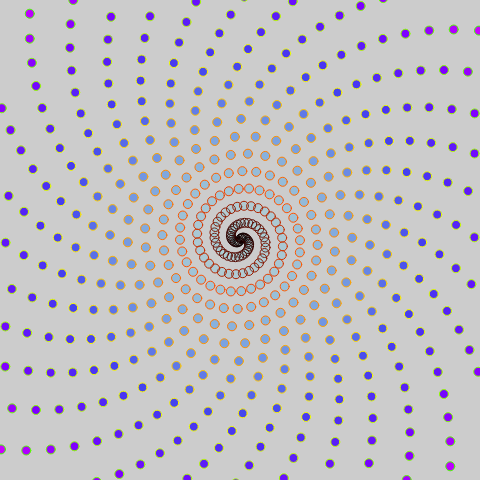
Frame 1 (no input)
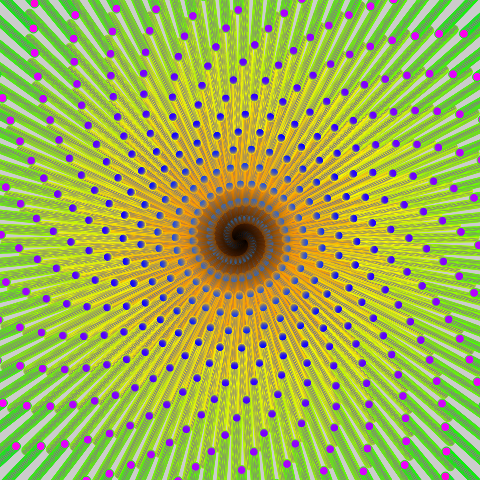
Frame 60 (no input)
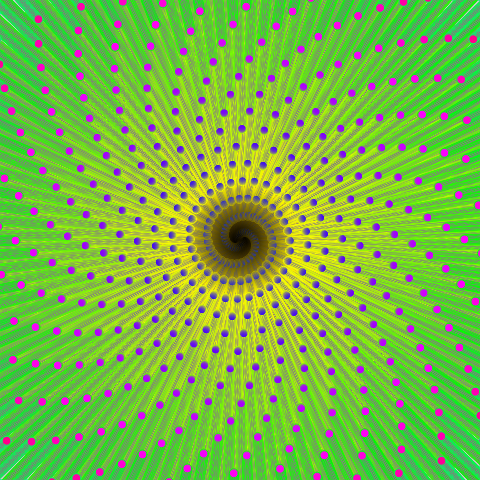
Frame 120 (the mouse pressed at the canvas centre since frame 60)

The p5.js sketch that drew these frames (run headless with seeded random() and noise() and a simulated clock; from frame 60 on, the mouse is pressed at the canvas centre):

// p5.js sketch
// ── sketch.js
// https://editor.p5js.org/jht9629-nyu/sketches/pAA4G44vg
// matt-parker-10_31-ColorDrain
// https://github.com/madparker/-p5t/blob/main/%23p5t/ArtSketch/10_31_2020/ColorDrain/ColorDrain.pde
// #p5t/ArtSketch/10_31_2020/ColorDrain/ColorDrain.pde

let f = 0, x, y, n = 480, i, s, r;

function setup() {
  createCanvas(480, 480); // frame.setSize(480, 480) in draw()
  background(204); // Processing default background
}

function draw() {
  colorMode(HSB, 99);
  f += i = 10;
  for (; i < 6000; i += 10) {
    r = (i + f) / -50;
    stroke(((i + f) / 99) % 99, 99, (99 * i) / n);
    fill(((i + f) / 99 + 50) % 99, 99, 99, (20 * i) / n);
    circle(240 + (sin(r) * i) / 9, 240 + (cos(r) * i) / 9, 9);
    circle(240 + (sin(r + PI) * i) / 9, 240 + (cos(r + PI) * i) / 9, 9);
  }
}
//#p5t

// ---- Original Processing source: #p5t/ArtSketch/10_31_2020/ColorDrain/ColorDrain.pde
/*
float f,x,y,n=480,i,s,r;
void draw(){frame.setSize(480,480);colorMode(3,99);f+=i=10;
 for(;i<6000;i+=10){r=(i+f)/-50;stroke((i+f)/99%99,99,99*i/n);fill(((i+f)/99+50)%99,99,99,20*i/n);circle(240+sin(r)*i/9,240+cos(r)*i/9,9);circle(240+sin(r+PI)*i/9,240+cos(r+PI)*i/9,9);}}//#p5t
*/
